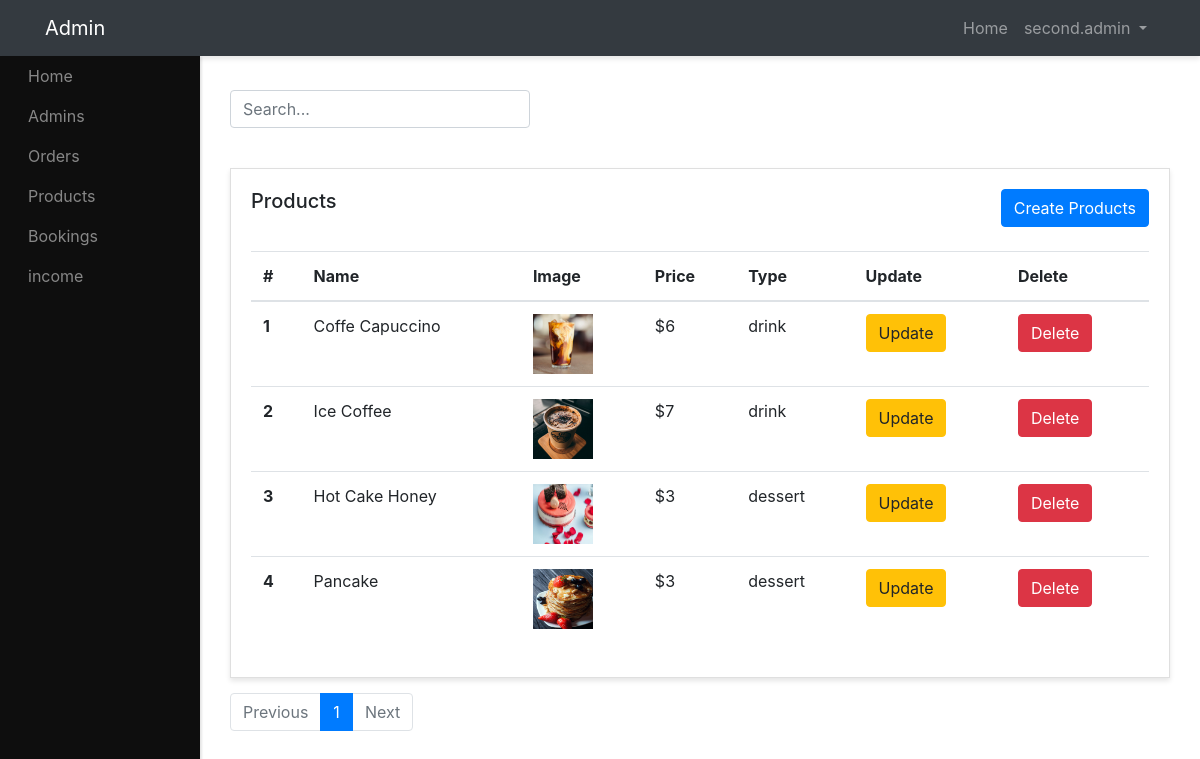
The app's page /admin-panel/products-admins/show-products.php (signed in) with its own data.
### tables this page shows
CREATE TABLE `products` (
  `id` int(10) NOT NULL,
  `name` varchar(200) NOT NULL,
  `image` varchar(200) NOT NULL,
  `description` text NOT NULL,
  `price` varchar(10) NOT NULL,
  `type` varchar(200) NOT NULL,
  `created_at` timestamp NOT NULL DEFAULT current_timestamp()
);

### admin-panel/products-admins/show-products.php (the view, shortened to what this page needs)
<?php require "../layouts/header.php"; ?>
<?php require "../../config/config.php"; ?>
<?php
  $page = isset($_GET['page']) ? (int)$_GET['page'] : 1;
  $perPage = 10;
  $offset = ($page - 1) * $perPage;
  $searchTerm = isset($_GET['search']) ? $_GET['search'] : '';
  $query = "SELECT * FROM products WHERE
            name LIKE :search OR
            type LIKE :search
            LIMIT :limit OFFSET :offset";
  $stmt = $conn->prepare($query);
  $stmt->bindValue(':search', "%$searchTerm%");
  $stmt->bindValue(':limit', $perPage, PDO::PARAM_INT);
  $stmt->bindValue(':offset', $offset, PDO::PARAM_INT);
  $stmt->execute();
  $products = $stmt->fetchAll(PDO::FETCH_OBJ);
  $countQuery = "SELECT COUNT(*) FROM products WHERE
                 name LIKE :search OR
                 type LIKE :search";
  $countStmt = $conn->prepare($countQuery);
  $countStmt->bindValue(':search', "%$searchTerm%");
  $countStmt->execute();
  $totalProducts = $countStmt->fetchColumn();
  $totalPages = ceil($totalProducts / $perPage);
?>
<div class="row mb-4">
  <div class="col-md-6">
    <form action="" method="GET">
      <div class="form-group">
        <input style="width:300px;" type="text" name="search" class="form-control" placeholder="Search..." value="<?php echo $searchTerm; ?>">
      </div>
    </form>
  </div>
</div>
<div class="row">
  <div class="col">
    <div class="card">
      <div class="card-body">
        <h5 class="card-title mb-4 d-inline">Products</h5>
        <a href="create-products.php" class="btn btn-primary mb-4 text-center float-right">Create Products</a>
        <table class="table">
          <thead>
            <tr>
              <th scope="col">#</th>
              <th scope="col">Name</th>
              <th scope="col">Image</th>
              <th scope="col">Price</th>
              <th scope="col">Type</th>
              <th scope="col">Update</th>
              <th scope="col">Delete</th>
            </tr>
          </thead>
          <tbody>
            <?php foreach($products as $product) : ?>
              <tr>
                <th scope="row"><?php echo $product->id; ?></th>
                <td><?php echo $product->name; ?></td>
                <td><img src="images/<?php echo $product->image; ?>" style="width: 60px; height: 60px"></td>
                <td>$<?php echo $product->price; ?></td>
                <td><?php echo $product->type; ?></td>
                <td>
                  <a href="update-products.php?id=<?php echo $product->id; ?>" class="btn btn-warning text-center">Update</a>
                </td>
                <td>
                  <a href="delete-products.php?id=<?php echo $product->id; ?>" class="btn btn-danger text-center">Delete</a>
                </td>
              </tr>
            <?php endforeach; ?>
          </tbody>
        </table>
      </div>
    </div>
  </div>
</div>
<div class="row">
  <div class="col text-center">
    <nav aria-label="Page navigation">
      <ul class="pagination">
        <li class="page-item <?php echo ($page <= 1) ? 'disabled' : ''; ?>">
          <a class="page-link" href="?page=<?php echo $page - 1; ?>&search=<?php echo $searchTerm; ?>">Previous</a>
        </li>
        <?php for ($i = 1; $i <= $totalPages; $i++) : ?>
          <li class="page-item <?php echo ($i == $page) ? 'active' : ''; ?>"><a class="page-link" href="?page=<?php echo $i; ?>&search=<?php echo $searchTerm; ?>"><?php echo $i; ?></a></li>
        <?php endfor; ?>
        <li class="page-item <?php echo ($page >= $totalPages) ? 'disabled' : ''; ?>">
          <a class="page-link" href="?page=<?php echo $page + 1; ?>&search=<?php echo $searchTerm; ?>">Next</a>
        </li>
      </ul>
    </nav>
  </div>
</div>
<?php require "../layouts/footer.php"; ?>

### admin-panel/layouts/header.php (shortened to what this page needs)
?><!DOCTYPE html>
<html lang="en">
<head>
    <link href="http://maxcdn.bootstrapcdn.com/bootstrap/4.0.0/css/bootstrap.min.css" rel="stylesheet">
     <link href="<?php echo ADMINURL; ?>/styles/style.css" rel="stylesheet">
</head>
<body>
<div id="wrapper">
    <nav class="navbar header-top fixed-top navbar-expand-lg  navbar-dark bg-dark">
      <div class="container">
      <a class="navbar-brand" href="#">Admin</a>
      <div class="collapse navbar-collapse" id="navbarText">
        <?php if(isset($_SESSION['admin_name'])) : ?>
        <ul class="navbar-nav side-nav" >
          <li class="nav-item">
            <a class="nav-link" style="margin-left: 20px;" href="<?php echo ADMINURL; ?>">Home
            </a>
          </li>
          <li class="nav-item">
            <a class="nav-link" href="<?php echo ADMINURL; ?>/admins/admins.php" style="margin-left: 20px;">Admins</a>
          </li>
          <li class="nav-item">
            <a class="nav-link" href="<?php echo ADMINURL; ?>/orders-admins/show-orders.php" style="margin-left: 20px;">Orders</a>
          </li>
          <li class="nav-item">
            <a class="nav-link" href="<?php echo ADMINURL; ?>/products-admins/show-products.php" style="margin-left: 20px;">Products</a>
          </li>
          <li class="nav-item">
            <a class="nav-link" href="<?php echo ADMINURL; ?>/bookings-admins/show-bookings.php" style="margin-left: 20px;">Bookings</a>
          </li>
          <li class="nav-item">
            <a class="nav-link" href="<?php echo ADMINURL; ?>/total-income/income.php" style="margin-left: 20px;">income</a>
          </li>
        </ul>
        <?php endif; ?>
        <ul class="navbar-nav ml-md-auto d-md-flex">
          <?php if(isset($_SESSION['admin_name'])) : ?>
              <li class="nav-item">
                <a class="nav-link" href="<?php echo ADMINURL; ?>">Home
                </a>
              </li>
              <li class="nav-item dropdown">
                <a class="nav-link  dropdown-toggle" href="#" id="navbarDropdown" role="button" data-toggle="dropdown" aria-haspopup="true" aria-expanded="false">
                  <?php echo $_SESSION['admin_name']; ?>
                </a>
              </li>
            <?php endif; ?>
        </ul>
      </div>
    </div>
    </nav>
    <div class="container-fluid">

### admin-panel/layouts/footer.php (shortened to what this page needs)
</div>
  </div>
</body>
</html>

### admin-panel/styles/style.css (style rules this page uses)
#wrapper { padding:90px 15px; }
.navbar-expand-lg .navbar-nav.side-nav { flex-direction: column; }
.card { margin-bottom: 15px; border-radius:0; box-shadow: 0 3px 5px rgba(0,0,0,.1); }
.header-top { box-shadow: 0 3px 5px rgba(0,0,0,.1) }
@media (min-width:992px) { #wrapper { margin-left: 200px;padding: 90px 15px 15px; } }
@media (min-width:992px) { .navbar-nav.side-nav { background: #0e0e0e;box-shadow: 2px 1px 2px rgba(0,0,0,.1);position:fixed;top:56px;flex-direction: column!important;left:0;width:200px;overflow-y:auto;bottom:0;overflow-x:hidden;padding-bottom:40px } }

### records on screen
products: id "1", name "Coffe Capuccino", image (picture), price "6", type "drink"
products: id "2", name "Ice Coffee", image (picture), price "7", type "drink"
products: id "3", name "Hot Cake Honey", image (picture), price "3", type "dessert"
products: id "4", name "Pancake", image (picture), price "3", type "dessert"

### other values on screen
$_SESSION['admin_name'] "second.admin"
